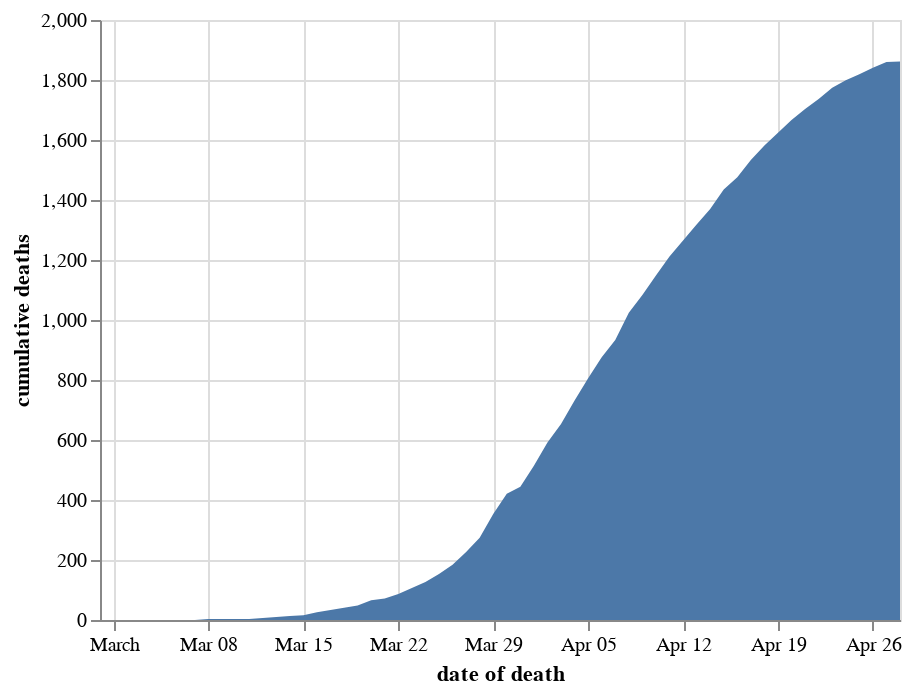

Notebook code for this chart:
### Markdown cell above
### Cumulative

### Code cell
chart_dodde = chart_doddbt.copy()
chart_dodde = chart_dodde[chart_dodde.code.isin(trustcodes_expressandstar)]
chart_dodde = chart_dodde.groupby(['date of death'], as_index=False)['cumulative deaths'].sum()
alt.Chart(chart_dodde).mark_area().encode(
    x='date of death',
    y='cumulative deaths'
)

### Figure 1 — Vega-Lite specification as saved in the notebook (floating-point values rounded to 4 significant figures)
{"config": {"view": {"continuousWidth": 400, "continuousHeight": 300}}, "data": {"name": "data-5562354cda03601f40ff8a6df193c4c6"}, "mark": "area", "encoding": {"x": {"type": "temporal", "field": "date of death"}, "y": {"type": "quantitative", "field": "cumulative deaths"}}, "$schema": "https://vega.github.io/schema/vega-lite/v4.8.1.json", "datasets": {"data-5562354cda03601f40ff8a6df193c4c6": [{"date of death": "2020-02-29T00:00:00", "cumulative deaths": 0}, {"date of death": "2020-03-01T00:00:00", "cumulative deaths": 0}, {"date of death": "2020-03-02T00:00:00", "cumulative deaths": 0}, {"date of death": "2020-03-03T00:00:00", "cumulative deaths": 0}, {"date of death": "2020-03-04T00:00:00", "cumulative deaths": 0}, {"date of death": "2020-03-05T00:00:00", "cumulative deaths": 0}, {"date of death": "2020-03-06T00:00:00", "cumulative deaths": 0}, {"date of death": "2020-03-07T00:00:00", "cumulative deaths": 0}, {"date of death": "2020-03-08T00:00:00", "cumulative deaths": 3}, {"date of death": "2020-03-09T00:00:00", "cumulative deaths": 3}, {"date of death": "2020-03-10T00:00:00", "cumulative deaths": 3}, {"date of death": "2020-03-11T00:00:00", "cumulative deaths": 3}, {"date of death": "2020-03-12T00:00:00", "cumulative deaths": 7}, {"date of death": "2020-03-13T00:00:00", "cumulative deaths": 10}, {"date of death": "2020-03-14T00:00:00", "cumulative deaths": 13}, {"date of death": "2020-03-15T00:00:00", "cumulative deaths": 16}, {"date of death": "2020-03-16T00:00:00", "cumulative deaths": 26}, {"date of death": "2020-03-17T00:00:00", "cumulative deaths": 33}, {"date of death": "2020-03-18T00:00:00", "cumulative deaths": 41}, {"date of death": "2020-03-19T00:00:00", "cumulative deaths": 48}, {"date of death": "2020-03-20T00:00:00", "cumulative deaths": 66}, {"date of death": "2020-03-21T00:00:00", "cumulative deaths": 72}, {"date of death": "2020-03-22T00:00:00", "cumulative deaths": 87}, {"date of death": "2020-03-23T00:00:00", "cumulative deaths": 107}, {"date of death": "2020-03-24T00:00:00", "cumulative deaths": 127}, {"date of death": "2020-03-25T00:00:00", "cumulative deaths": 153}, {"date of death": "2020-03-26T00:00:00", "cumulative deaths": 184}, {"date of death": "2020-03-27T00:00:00", "cumulative deaths": 227}, {"date of death": "2020-03-28T00:00:00", "cumulative deaths": 274}, {"date of death": "2020-03-29T00:00:00", "cumulative deaths": 353}, {"date of death": "2020-03-30T00:00:00", "cumulative deaths": 421}, {"date of death": "2020-03-31T00:00:00", "cumulative deaths": 444}, {"date of death": "2020-04-01T00:00:00", "cumulative deaths": 514}, {"date of death": "2020-04-02T00:00:00", "cumulative deaths": 592}, {"date of death": "2020-04-03T00:00:00", "cumulative deaths": 653}, {"date of death": "2020-04-04T00:00:00", "cumulative deaths": 732}, {"date of death": "2020-04-05T00:00:00", "cumulative deaths": 806}, {"date of death": "2020-04-06T00:00:00", "cumulative deaths": 876}, {"date of death": "2020-04-07T00:00:00", "cumulative deaths": 933}, {"date of death": "2020-04-08T00:00:00", "cumulative deaths": 1024}, {"date of death": "2020-04-09T00:00:00", "cumulative deaths": 1083}, {"date of death": "2020-04-10T00:00:00", "cumulative deaths": 1148}, {"date of death": "2020-04-11T00:00:00", "cumulative deaths": 1212}, {"date of death": "2020-04-12T00:00:00", "cumulative deaths": 1265}, {"date of death": "2020-04-13T00:00:00", "cumulative deaths": 1318}, {"date of death": "2020-04-14T00:00:00", "cumulative deaths": 1370}, {"date of death": "2020-04-15T00:00:00", "cumulative deaths": 1435}, {"date of death": "2020-04-16T00:00:00", "cumulative deaths": 1476}, {"date of death": "2020-04-17T00:00:00", "cumulative deaths": 1533}, {"date of death": "2020-04-18T00:00:00", "cumulative deaths": 1582}, {"date of death": "2020-04-19T00:00:00", "cumulative deaths": 1624}, {"date of death": "2020-04-20T00:00:00", "cumulative deaths": 1667}, {"date of death": "2020-04-21T00:00:00", "cumulative deaths": 1703}, {"date of death": "2020-04-22T00:00:00", "cumulative deaths": 1737}, {"date of death": "2020-04-23T00:00:00", "cumulative deaths": 1774}, {"date of death": "2020-04-24T00:00:00", "cumulative deaths": 1799}, {"date of death": "2020-04-25T00:00:00", "cumulative deaths": 1819}, {"date of death": "2020-04-26T00:00:00", "cumulative deaths": 1841}, {"date of death": "2020-04-27T00:00:00", "cumulative deaths": 1860}, {"date of death": "2020-04-28T00:00:00", "cumulative deaths": 1862}]}}
